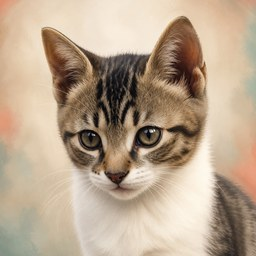
#> input picture apps/mobile/assets/images/pets/coco.jpg, 256 x 256 px
$ python -i card_render.py   (imports and definitions only)
#> lines starting #> are read from the running program, lines starting #| are printed output that depends on the picture
#> further down, picture is the input picture: PIL image 256x256 RGB; mean R, G, B 185.5, 165.1, 142.8
"""단계 5 — 손글씨만 뽑아 원본 사진에 다시 얹는다.

## 왜 이 단계가 필요한가

`images.edit` 는 원본 위에 덧그리는 것이 아니라 **모든 픽셀을 새로 만든다.** 그래서
"원본을 다시 그리지 마" 라는 지시는 모델이 구조적으로 지킬 수 없다. 최대한 비슷하게
만들 뿐이다.

나무와 풀은 5% 달라져도 아무도 모르지만 **얼굴은 1%만 달라져도 알아본다.**
2026-09-12 실측에서 사람 얼굴은 물론 반려동물 얼굴까지 바뀌었다 — 눈이 커지고
얼굴이 갸름해지는 쪽으로. "더 예쁜 다른 개" 가 기록으로 남는 셈이다.

그래서 생성물을 그대로 쓰지 않고 **손글씨 레이어만 꺼내 원본에 얹는다.**
원본 사진은 한 픽셀도 건드리지 않는다.

## 어떻게 꺼내는가

손글씨는 "주변보다 밝은, 흰색에 가까운 얇은 획" 이다. 국소 대비로 잡아낼 수 있다.

    1. 생성 카드를 원본 크기로 맞춘다
    2. 흐리게 만든 자기 자신과 비교해 **주변보다 튀는 밝기**를 구하고,
       그중 흰색에 가까운 것만 남긴다
    3. **원본에도 같은 성질이 있는 자리는 뺀다** (아래)
    4. 획을 살짝 부풀려 어두운 그림자를 깔고, 그 위에 흰 획을 얹는다

3번이 이 파일의 핵심이다. 2번까지만 하면 **사진에 원래 있던 밝고 가는 것**이 전부
손글씨로 딸려 온다 — 2026-09-12 실측에서 나뭇잎 사이로 뚫린 하늘이 흰 얼룩으로,
흰 운동화와 흰 털이 정체불명의 흰 덩어리로 얹혔다. 손글씨는 **원본에 없다가 새로
생긴 것**이므로, 원본에서 같은 성질을 보이는 자리를 미리 지도로 만들어 빼야 한다.

빼는 기준을 "밝기" 가 아니라 "밝고 **가늘게 튀는 것**" 으로 잡은 이유가 있다.
밝기만으로 빼면 매끈한 하늘 위에 쓴 흰 글씨까지 같이 사라진다. 하늘은 밝지만
**튀지 않는다** — 그래서 하늘 위 글씨는 살고, 나뭇잎 틈은 죽는다.

4번의 그림자는 밝은 배경 위의 흰 글씨가 묻히는 것을 막는다.

## 한계

**피사체 외곽선은 살릴 수 없다.** 생성물 속 피사체 위치가 원본과 미세하게 달라서,
외곽선을 그대로 얹으면 몸에서 벗어나 유령처럼 뜬다. 그래서 프롬프트에서 외곽선을
그리지 말라고 막았다. 글씨·화살표·장식은 여백에 있어 정렬이 필요 없다.
"""

import io

from PIL import Image, ImageChops, ImageFilter, ImageOps, ImageStat

from .types import ImageInput

#: 최종 카드의 긴 변. 생성 캔버스와 같은 눈금이라 글씨 크기가 의도대로 보인다.
#: 원본 해상도 그대로 두면 한 장에 20MB 가 넘어 S3 와 앱 양쪽에 부담이다.
LONG_EDGE = 1536

#: 국소 대비를 볼 반경. 크면 굵은 획까지 잡고, 작으면 얇은 획만 남는다.
_BLUR_RADIUS = 14

#: 획으로 인정할 문턱. 낮추면 배경 잡티가 섞이고, 높이면 옅은 획이 사라진다.
_POP_MIN, _POP_SPAN = 12, 28
_WHITE_MIN, _WHITE_SPAN = 150, 70

#: 원본 쪽 "밝고 가는 것" 지도를 얼마나 부풀릴지. 생성물 속 피사체 위치가 원본과
#: 미세하게 어긋나므로, 딱 맞게 빼면 경계가 한두 픽셀씩 새어 나온다.
_DECOY_GROW, _DECOY_BLUR = 5, 2

#: 손글씨 레이어(검은 바탕 + 흰 획)를 받았을 때 쓰는 눈금. 추측할 것이 없어서
#: 밝기 하나로 끝난다 — 이 모드의 존재 이유가 그것이다.
_PLATE_MIN, _PLATE_SPAN = 45, 90

#: 레이어가 제대로 왔는지 보는 눈금. 손글씨는 화면의 몇 %도 안 차지하므로 평균이
#: 아주 어둡다. 모델이 지시를 무시하고 사진을 그려 보내면 여기서 걸린다.
_PLATE_MAX_MEAN = 60

#: 획을 아주 살짝 부풀린다. 검은 판에 그은 획은 사진 위에 얹으면 가늘어 보인다.
#:
#: `MaxFilter` 는 홀수 크기만 받아서 제일 약한 값이 한 쪽당 1픽셀이고, 그것도 두껍다 —
#: 글자 크기를 참고 카드에 맞춰 줄이고 나니 더 그렇다. 그래서 흐리게 만든 뒤 문턱을
#: 낮춰 되살리는 방법을 쓴다. 흐림 반경과 문턱으로 **1픽셀보다 작게** 조절할 수 있다.
#: 이 값으로 획 두께가 약 25% 늘어난다(합성 전 획 4px 기준 실측).
_INK_BLUR, _INK_FLOOR, _INK_SPAN = 1.2, 40, 100

#: 그림자. 밝은 하늘 위에서도 흰 글씨가 읽히게 한다. 진하면 글씨 둘레가 지저분해지고
#: 획이 더 가늘어 보여서, 넓게 퍼뜨리되 옅게 깐다.
_SHADOW_GROW, _SHADOW_BLUR, _SHADOW_STRENGTH = 5, 6, 0.38
_SHADOW_COLOR = (30, 30, 35)


class RenderError(Exception):
    """합성에 실패했다."""


def _ramp(image: Image.Image, floor: int, span: int) -> Image.Image:
    """floor 아래는 0, floor+span 위는 255 로 펴는 변환.

    `point` 는 값 하나당 한 번만 부르고 나머지는 룩업 테이블이라 픽셀 수와 무관하게 빠르다.
    파이썬 루프로 돌면 1536px 한 장에 몇 초가 걸린다.
    """
    return image.point([max(0, min(255, (v - floor) * 255 // span)) for v in range(256)])


def _bright_and_thin(image: Image.Image) -> Image.Image:
    """"주변보다 밝고, 흰색에 가까운" 정도. 손글씨가 가진 성질이다."""
    gray = image.convert("L")
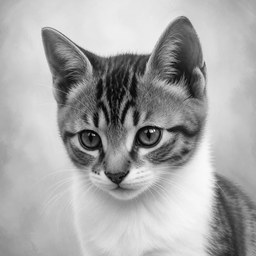
#> gray: PIL image 256x256 L; min 0, max 252, mean 168.7
    local = gray.filter(ImageFilter.GaussianBlur(_BLUR_RADIUS))
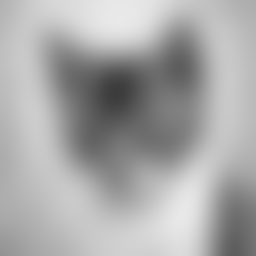
#> local: PIL image 256x256 L; min 60, max 233, mean 168.4

    # ① 주변보다 얼마나 튀는가. 배경이 밝든 어둡든 획은 주변보다 밝다.
    #    매끈한 하늘은 밝아도 튀지 않으므로 여기서 0 이 된다 — 그래서 하늘 위 글씨가 산다.
    pop = _ramp(ImageChops.subtract(gray, local), _POP_MIN, _POP_SPAN)
#> in _ramp, `return image.point([max(0, min(255, (v - floor) * 255 // span)) for v ..`:
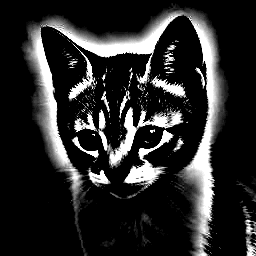
#> returned value: PIL image 256x256 L; min 0, max 255, mean 42.7

    # ② 흰색에 가까운가. 세 채널 중 가장 어두운 값으로 본다 — 색이 섞이면 떨어진다.
    red, green, blue = image.split()
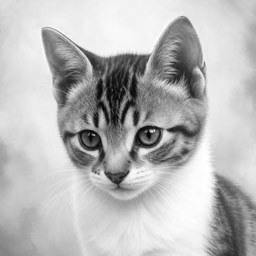
#> red: PIL image 256x256 L; min 0, max 255, mean 185.5
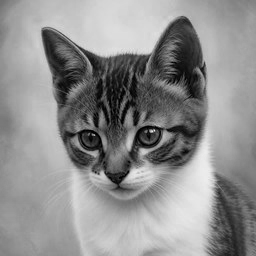
#> blue: PIL image 256x256 L; min 0, max 240, mean 142.8
    white = _ramp(ImageChops.darker(ImageChops.darker(red, green), blue), _WHITE_MIN, _WHITE_SPAN)
#> call 2 of _ramp, with floor = 150, span = 70
#> in _ramp (call 2), `return image.point([max(0, min(255, (v - floor) * 255 // span)) for v ..`:
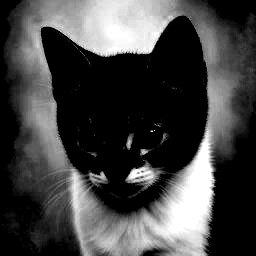
#> returned value: PIL image 256x256 L; min 0, max 255, mean 68.9

    return ImageChops.multiply(pop, white)
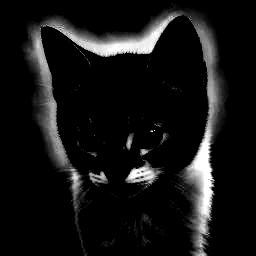
#> returned value: PIL image 256x256 L; min 0, max 255, mean 21.1


# [89 lines left out: functions _ink_mask, _prepare, _thicken, _paint, compose, compose_from_plate and 1 more, not called in this run]

>>> from PIL import Image
>>> picture = Image.open('../../../../../mobile/assets/images/pets/coco.jpg')
>>> result = _bright_and_thin(picture)

$ run again, on apps/mobile/assets/images/pets/mongi.jpg
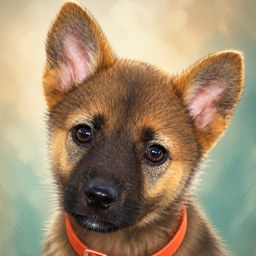
#> input picture apps/mobile/assets/images/pets/mongi.jpg, 256 x 256 px
#> picture is the input picture: PIL image 256x256 RGB; mean R, G, B 161.4, 141.4, 112.9
#> in _bright_and_thin, `red, green, blue = image.split()`:
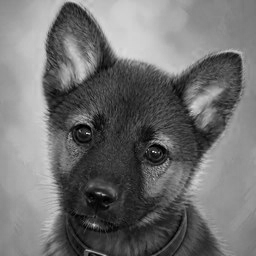
#> blue: PIL image 256x256 L; min 0, max 255, mean 112.9
#> in _bright_and_thin, `return ImageChops.multiply(pop, white)`:
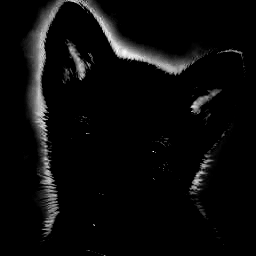
#> returned value: PIL image 256x256 L; min 0, max 255, mean 10.7
